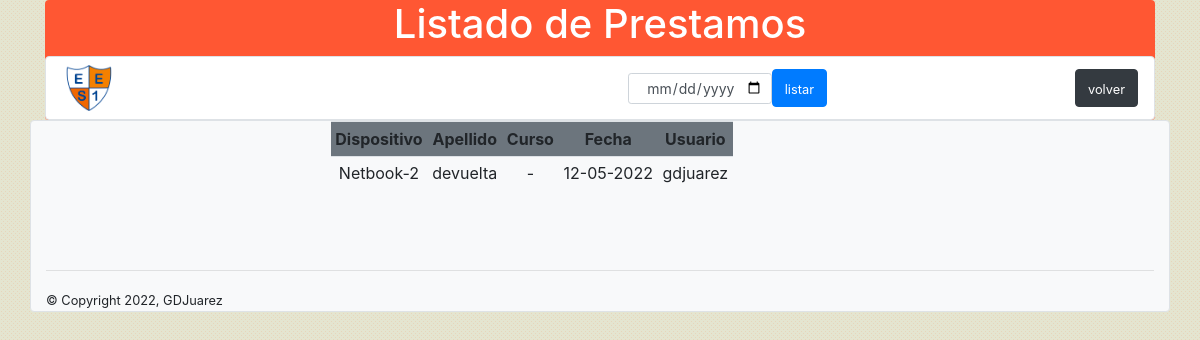
Screenshot of /prestamos/gridPmo.php (signed in) with the database file from the repository.
### tables this page shows
CREATE TABLE `prestamos` (
  `pmo_id` int(11) NOT NULL,
  `dispositivo_id` int(11) NOT NULL,
  `dispositivo` varchar(45) NOT NULL,
  `Apellido` varchar(45) NOT NULL,
  `Curso` varchar(20) NOT NULL,
  `fecha` date NOT NULL,
  `usuario` varchar(20) NOT NULL
);

### prestamos/gridPmo.php (the view, shortened to what this page needs)
<?php
include("../conexion/conexion.php");
if(isset( $_POST['fecha'])){
    $fecha = $_POST['fecha'];
}else{
    $fecha = date("Y/m/d");
}
$sql = mysqli_query($miConexion,"SELECT pmo_id,dispositivo_id,dispositivo,Apellido,Curso,date_format(fecha,'%d-%m-%Y')
as fecha,usuario FROM  prestamos where fecha ='".$fecha."' ORDER BY pmo_id Desc");
 ?>
<!doctype html>
<html lang="en">
<head>
    <link rel="stylesheet" href="https://cdn.jsdelivr.net/npm/bootstrap@4.6.0/dist/css/bootstrap.min.css"
>
    <link rel="stylesheet" href="https://cdnjs.cloudflare.com/ajax/libs/font-awesome/5.15.2/css/all.min.css">
    <link rel="stylesheet" href="../stylefondo.css">
</head>
<header>
    <div class="container">
        <div class="banner  rounded" style="background-color: #FF5733 ;">
            <div class="row">
                <div class="col-lg-2">
                </div>
                <div class="col-lg-8">
                    <h1 class="text-white text-center">Listado de Prestamos</h1>
                </div>
                <div class="col-lg-2">
                </div>
            </div>
            <nav class="navbar navbar-light bg-white border rounded">
                <img src="../img/escudo1.png" class="rounded " style="width:5%" alt="Responsive image">
                <form class="form-inline my-2 my-lg-0" action="gridPmo.php" method="post">
                         <input type="date" id='fecha' class="form-control form-control-sm text-center"  name="fecha" value="<?php echo  $fecha ?>">
                         <button class="btn btn-primary " type="submit"><small>listar</small></button>
                </form>
                <form class="form-inline my-2 my-lg-0" action="menu.php" method="post">
                    <button class="btn btn-dark " type="submit"><small>volver</small></button>
                </form>
            </nav>
        </div>
    </div>
</header>
<body>
    <div class='container bg-light border rounded '>
        <div class="row ">
            <div class="col-md-3">
            </div>
            <div class="col-md-6">
                <div id="chequeo">
                    <table class="table table-sm table-hover text-center table-responsive" id="tablaPmo">
                        <tr class="sticky-top rounded bg-secondary text-center">
                            <th>Dispositivo</th>
                            <th>Apellido</th>
                            <th>Curso</th>
                            <th>Fecha</th>
                            <th>Usuario</th>
                        </tr>
                        <?php if ($sql!='') {
                while($row = mysqli_fetch_assoc($sql)) { ?>
                        <tr>
                            <td><?php echo $row['dispositivo']; ?></td>
                            <td><?php echo $row['Apellido']; ?></td>
                            <td><?php echo $row['Curso']; ?></td>
                            <td><?php echo $row['fecha']; ?></td>
                            <td><?php echo $row['usuario']; ?></td>
                </div>
                <?php
                     }
                 }
                ?>
                <div class="row align-items-right p-4">
        </div>
            </div>
        </div>
    </div>
    <hr>
    <footer>
        <small>&copy; Copyright 2022, GDJuarez</small>
    </footer>
</body>
</html>

### stylefondo.css (style rules this page uses)
body { background-color: #e4e5d0; }

### rows the page displays
prestamos: dispositivo "Netbook-2", Apellido "devuelta", Curso "-", fecha "12-05-2022", usuario "gdjuarez"
